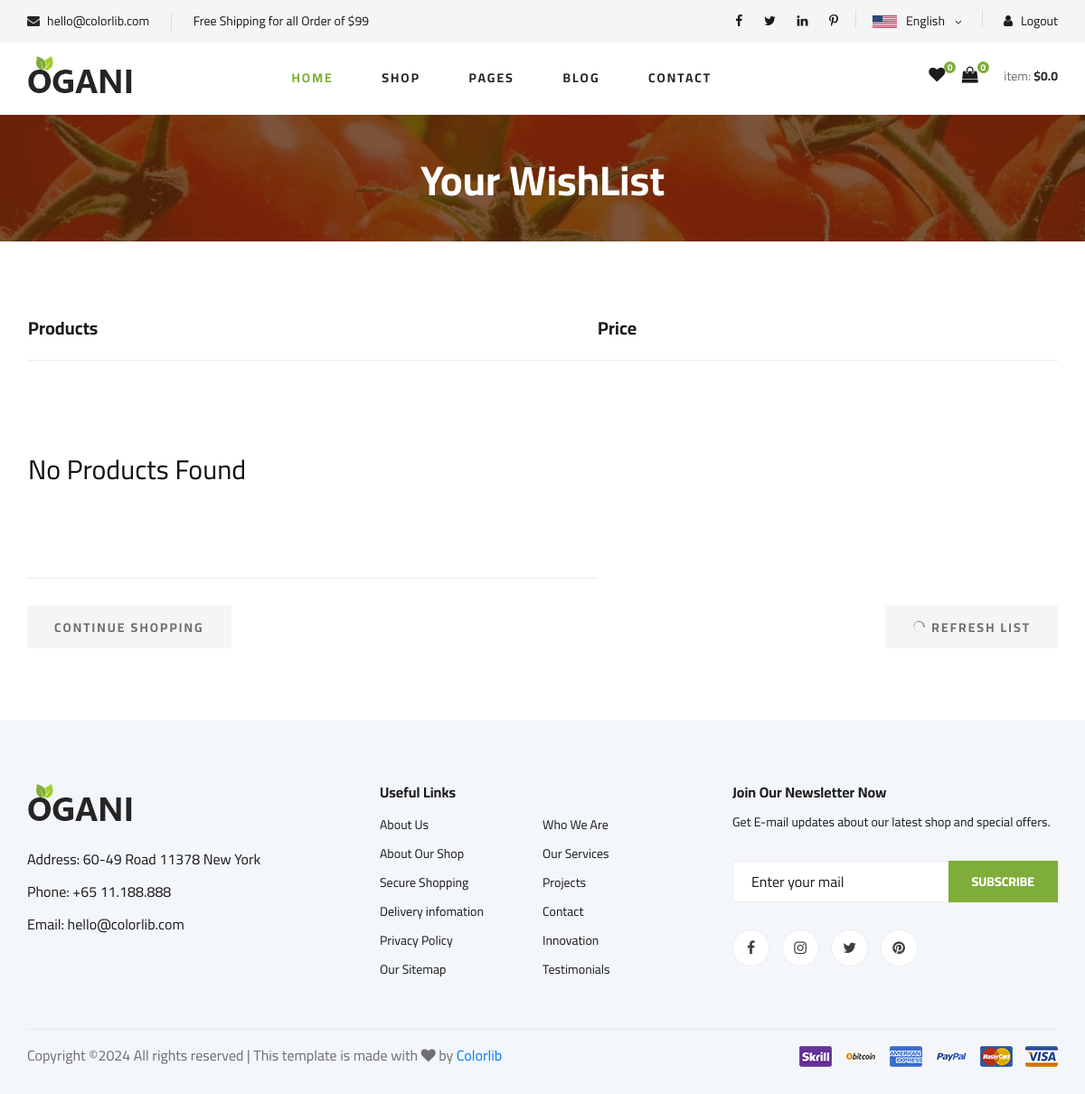
Before: /cart/wishlist/ (signed in) with the older database file.
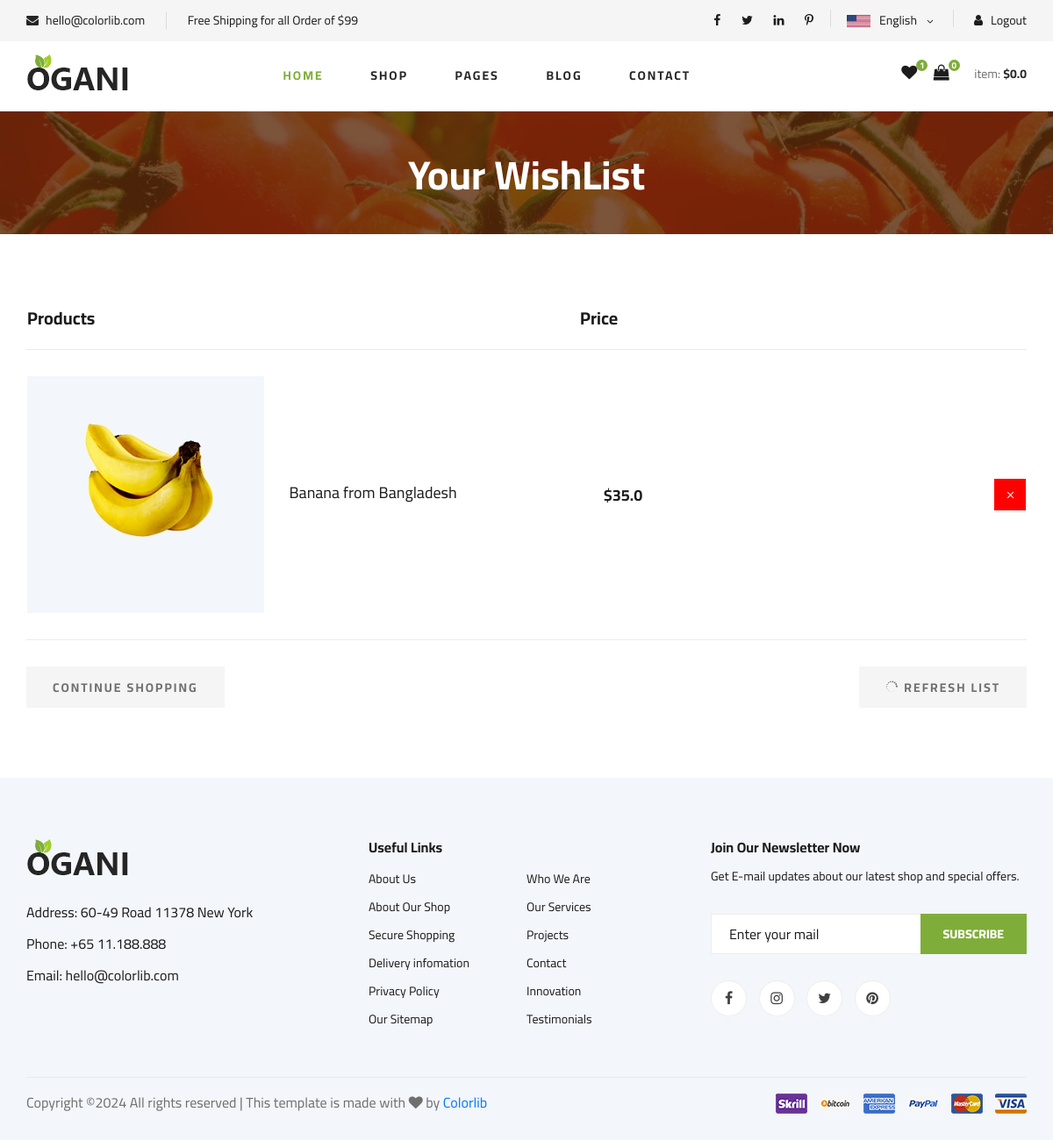
After: the same page with the newer database file.
### cart/models.py (models this page shows, shortened)
class UserWishList(models.Model):
    user = models.ForeignKey(UserAccount, on_delete=models.CASCADE)
    product = models.ForeignKey(Product, on_delete=models.CASCADE)
    is_wishlist = models.BooleanField(default=False)
    date_added = models.DateTimeField(auto_now_add=True)

### product/models.py (models this page shows, shortened)
class Product(models.Model):
    product_name = models.CharField(max_length=100)
    product_category = models.ForeignKey(ProductCategory, on_delete=models.PROTECT)
    product_info = models.CharField(max_length=255, blank=True)
    product_description = models.TextField(blank=True)
    product_price = models.FloatField()
    product_image = models.ImageField(upload_to='product/photos')
    product_weight = models.FloatField()
    shipping = models.CharField(max_length=100)
    is_available = models.BooleanField(default=True)
    created_at = models.DateTimeField(auto_now_add=True)
    updated_at = models.DateTimeField(auto_now_add=True)

### cart/views.py (the view)
# urls.py: path('wishlist/', views.wishlist_main_page, name='wishlist_page'),
def wishlist_main_page(request):
    html_template_name = 'cart/wishlist.html'
    current_user = request.user
    if current_user.is_authenticated:
        get_user_wishlist = UserWishList.objects.all().filter(user=current_user, is_wishlist=True)
    context = {
        'wishlist': get_user_wishlist,
    }
    return render(request, html_template_name, context)

### processors/cart_product_count.py (called while the page is built)
def product_in_cart_count(request):
    product_count = 0
    current_user = request.user
    try:
        if current_user.is_authenticated:
            all_cart_products = CartProduct.objects.all().filter(user=current_user)
            product_count = all_cart_products.count()
    except CartProduct.DoesNotExist:
        product_count = 0
    return dict(counter = product_count)

### processors/money_counter.py (called while the page is built)
def cart_total(request):
    try:
        current_user = request.user
        if current_user.is_authenticated:
            cart = CartProduct.objects.filter(user=current_user)
            total = 0
            for item in cart:
                total += item.sub_total()
            tax = total * 0.1
            total += tax
        else:
            total = 0
    except CartProduct.DoesNotExist:
        total = 0
    return {'cart_total': total}

### templates/cart/wishlist.html (shortened to what this page needs)
{% extends 'index.html' %}
{% load static %}
{% block content %}
    <section class="breadcrumb-section set-bg" data-setbg="{% static 'img/breadcrumb.jpg' %}">
        <div class="container">
            <div class="row">
                <div class="col-lg-12 text-center">
                    <div class="breadcrumb__text">
                        <h2>Your WishList</h2>
                    </div>
                </div>
            </div>
        </div>
    </section>
 <section class="shoping-cart spad">
    <div class="container">
        <div class="row">
            <div class="col-lg-12">
                <div class="shoping__cart__table">
                    <table>
                        <thead>
                            <tr>
                                <th class="shoping__product">Products</th>
                                <th class="shoping__product">Price</th>
                            </tr>
                        </thead>
                        <tbody>
                        {% if wishlist %}
                            {% for data in wishlist %}
                            <tr>
                                <td class="shoping__cart__item">
                                    <img src="{{ data.product.product_image.url }}" alt="">
                                    <a href="{% url 'product:single_product' data.product.id %}"><h5>{{ data.product.product_name }}</h5></a>
                                </td>
                                <td class="shoping__cart__price">
                                    ${{ data.product.product_price }}
                                </td>
                                <form action="{% url 'cart:remove_wishlist' data.product.id %}" method='POST'>
                                    <td class="shoping__cart__item__close">
                                        <button type='submit' class="icon_close" style="background-color: red; color: white; border: none; padding: 10px 10px;"></button>
                                    </td>
                                </form>
                            </tr>
                            {% endfor %}
                            {% else %}
                            <tr>
                                <td class="shoping__cart__item">
                                    <div class="shoping__cart__btns">
                                        <br>
                                        <br>
                                        <br>
                                        <h3>No Products Found</h3>
                                        <br>
                                        <br>
                                        <br>
                                    </div>
                                </td>
                            </tr>
                            {% endif %}
                        </tbody>
                    </table>
                </div>
            </div>
        </div>
        <div class="row">
            <div class="col-lg-12">
                <div class="shoping__cart__btns">
                    <a href="{% url 'product:store_page' %}" class="primary-btn cart-btn">CONTINUE SHOPPING</a>
                    <a href="{% url 'cart:wishlist_page' %}" class="primary-btn cart-btn cart-btn-right"><span class="icon_loading"></span>
                        Refresh List</a>
                </div>
            </div>
            </div>
        </div>
</section>
{% endblock %}

Changed rows visible on the page:
added UserWishList: product.product_image (picture), product.product_name "Banana from Bangladesh", product.product_price "35.0"
Other visible differences:
{{ count_wishlist }}: "0" → "1"
text no longer shown: "No Products Found"
